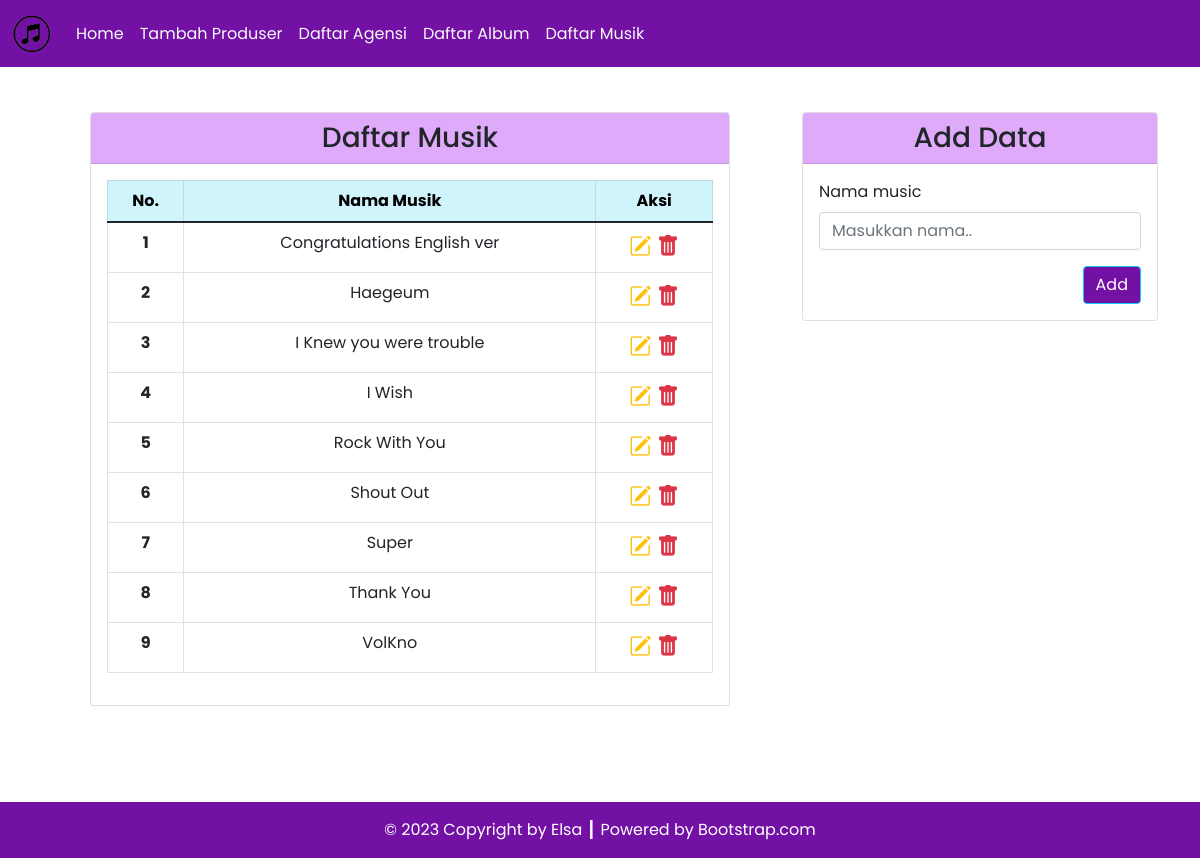
/musik.php, run on the app's committed database.
### tables this page shows
CREATE TABLE `music` (
  `id_music` int(11) NOT NULL,
  `musik` varchar(255) NOT NULL
);

### config/db.php (called while the page is built)
<?php
$DB_HOST = "localhost";
$DB_USERNAME = "root";
$DB_PASSWORD = "";
$DB_NAME = "tp3";

### classes/DB.php (called while the page is built, shortened)
<?php
class DB
{
    private $hostname;
    private $username;
    private $password;
    private $dbname;
    private $conn;
    private $result;
    function __construct($hostname, $username, $password, $dbname)
    {
        $this->hostname = $hostname;
        $this->username = $username;
        $this->password = $password;
        $this->dbname = $dbname;
    }
    function open()
    {
        $this->conn = mysqli_connect($this->hostname, $this->username, $this->password, $this->dbname);
    }
    function execute($query)
    {
        $this->result = mysqli_query($this->conn, $query);
    }
    function getResult()
    {
        return mysqli_fetch_array($this->result);
    }
}

### classes/Music.php (called while the page is built, shortened)
<?php
class Music extends DB
{
    function getMusic()
    {
        $query = "SELECT * FROM music ORDER BY musik";
        return $this->execute($query);
    }
}

### musik.php (the view, shortened to what this page needs)
<?php
include('config/db.php');
include('classes/DB.php');
include('classes/Music.php');
$musik = new Music($DB_HOST, $DB_USERNAME, $DB_PASSWORD, $DB_NAME);
$musik->open();
$musik->getMusic();
$header = '<tr>
<th scope="row">No.</th>
<th scope="row">Nama Musik</th>
<th scope="row">Aksi</th>
</tr>';
$data = null;
$no = 1;
while ($div = $musik->getResult()) {
    $data .= '<tr>
    <th scope="row">' . $no . '</th>
    <td>' . $div['musik'] . '</td>
    <td style="font-size: 22px;">
        <a href="musik.php?id=' . $div['id_music'] . '" title="Edit Data"><i class="bi bi-pencil-square text-warning"></i></a>&nbsp;<a href="musik.php?hapus=' . $div['id_music'] . '" title="Delete Data"><i class="bi bi-trash-fill text-danger"></i></a>
        </td>
    </tr>';
    $no++;
}

### data on the page
music: musik "Congratulations English ver"
music: musik "Haegeum"
music: musik "I Knew you were trouble"
music: musik "I Wish"
music: musik "Rock With You"
music: musik "Shout Out"
music: musik "Super"
music: musik "Thank You"
music: musik "VolKno"
